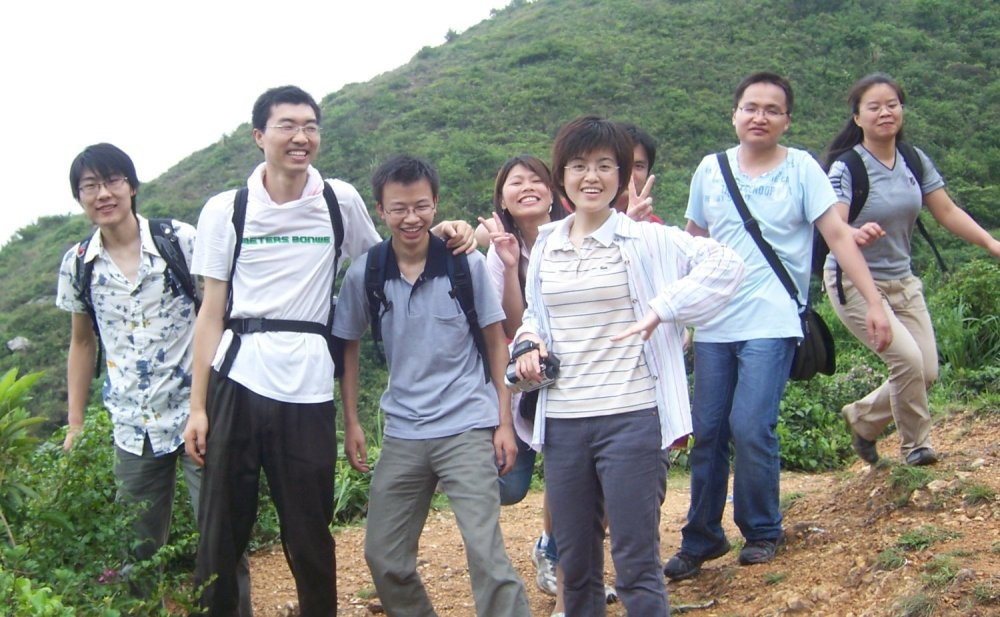
%> input picture images/people.jpg, 1000 x 617 px
$ octave P2_A_3_Program_to_perform_Log_transformation_in_matlab.m   (GNU Octave 9; MATLAB toolbox functions it lacks are replaced by stand-ins)
%> lines starting %> are read from the running program, lines starting %| are printed output that depends on the picture
a=imread('C:\Users\SIACLAB03PC04\Desktop\DIP\IPCV-4.1.2-win64-61-bin\IPCV\images\people.jpg')
%> a is the input picture: size 617x1000x3 uint8; mean R, G, B 139.5, 143, 137
subplot(2,2,1)
imshow(a);
title 'Original Image'
b=im2double(a)
s=(1*log(1+b))*256;
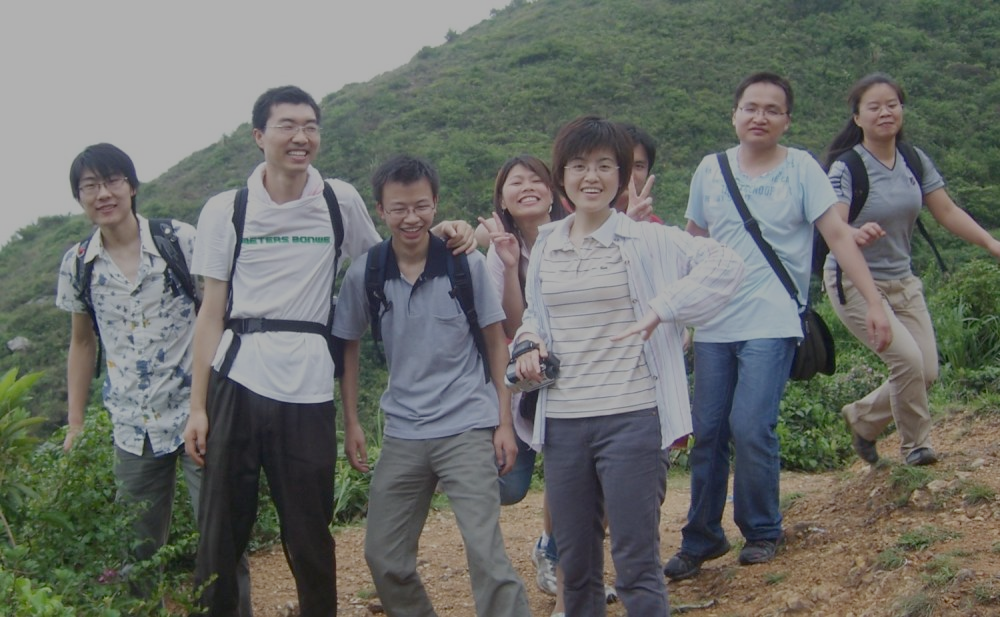
%> s: size 617x1000x3 double; mean R, G, B 107.9, 110.6, 106.1
s1=uint8(s)
subplot(2,2,2)
imshow(s1);
title 'c=1'

sp=(2*log(1+b))*256;
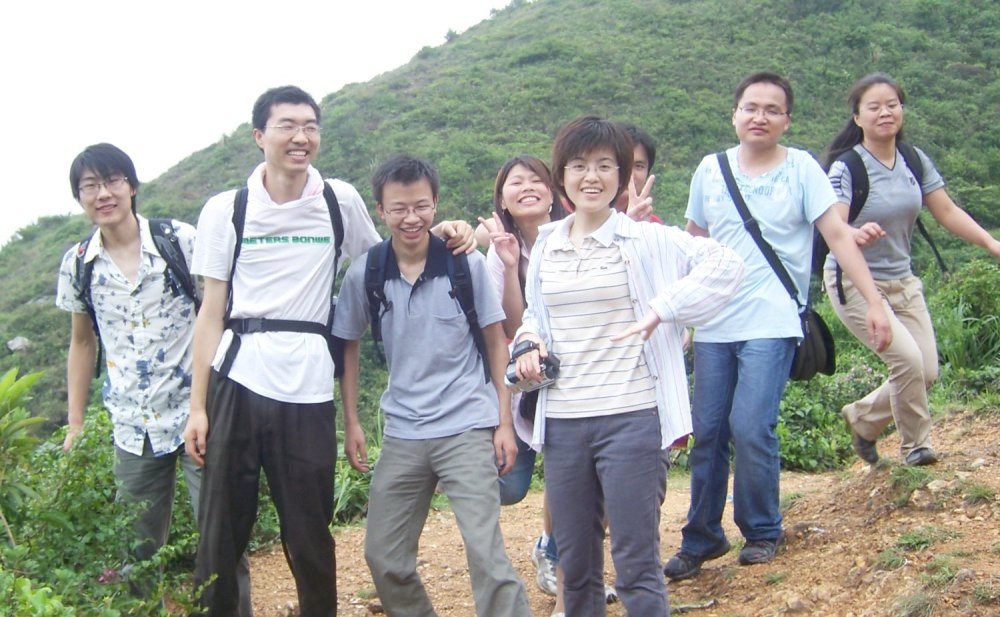
%> sp: size 617x1000x3 double; mean R, G, B 215.7, 221.1, 212.2; drawn with min black and max white
s2=uint8(sp)
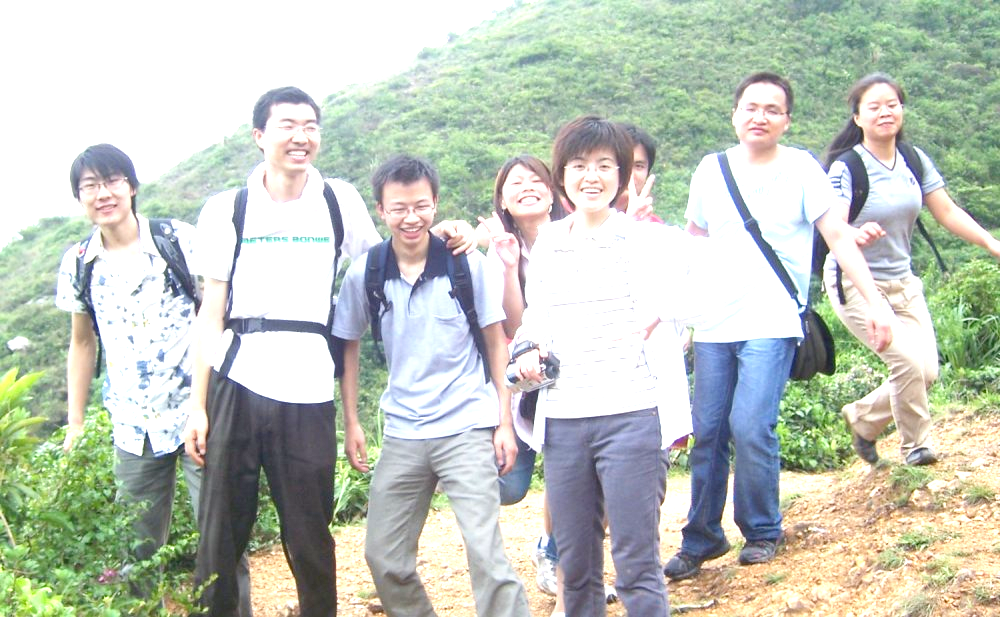
%> s2: size 617x1000x3 uint8; mean R, G, B 193.6, 200.1, 189.6
subplot(2,2,3)
imshow(s2);
title 'c=2'

sp2=(3*log(1+b))*256;
s3=uint8(sp2)
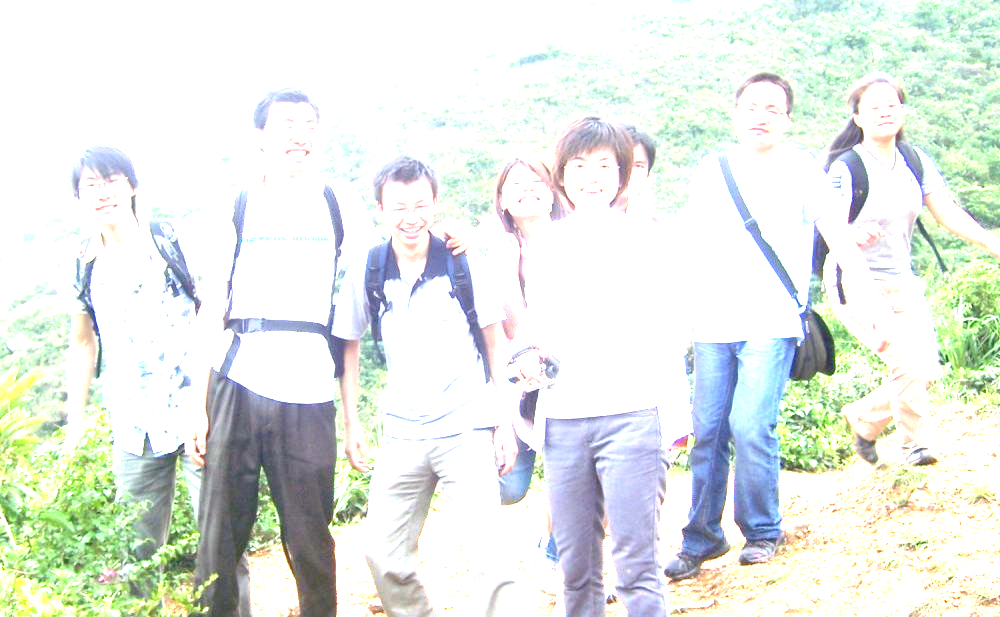
%> s3: size 617x1000x3 uint8; mean R, G, B 228.8, 234.7, 229.3
subplot(2,2,4)
imshow(s3);
title 'c=3'

a2=input('enter value a');
%> the answer given: 3
ga2=input('enter value gamma');
%> the answer given: 2
sp=(a2*(b.^ga2))*256;
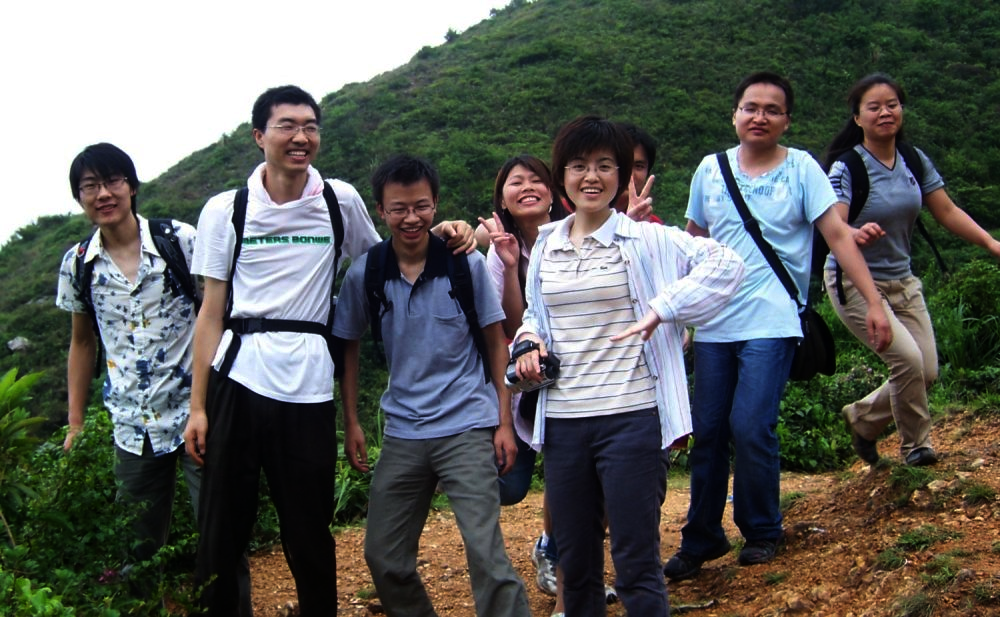
%> sp: size 617x1000x3 double; mean R, G, B 285, 291.1, 279.5; drawn with min black and max white
s2=uint8(sp);
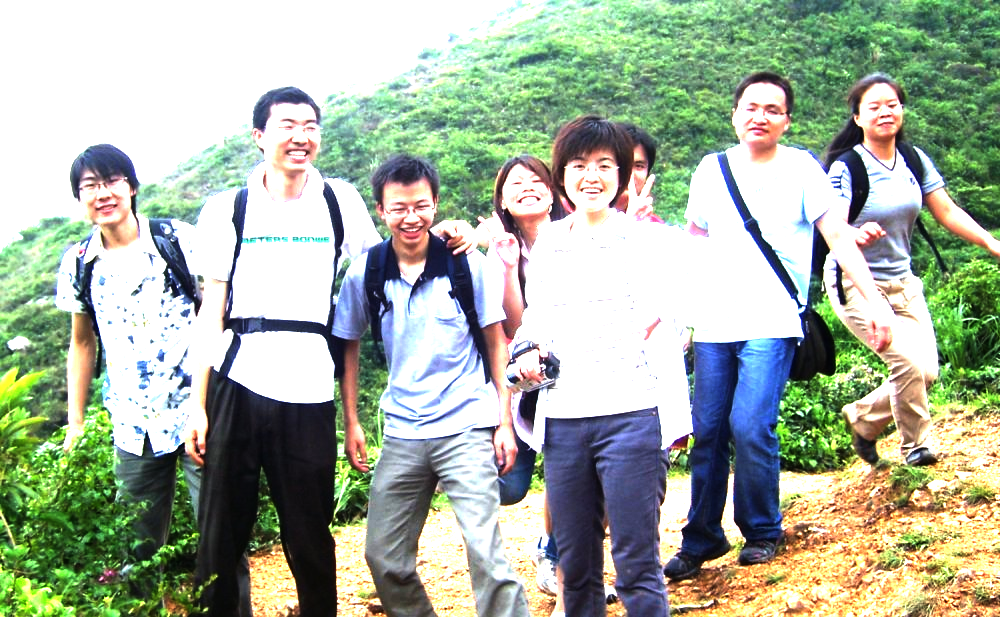
%> s2: size 617x1000x3 uint8; mean R, G, B 167.3, 177.9, 160.6
subplot(2,2,3);
imshow(s2);
title 'Image 2';

%%%%%%%%%%%%
a3=input('enter value a');
%> the answer given: 3
ga3=input('enter value gamma');
%> the answer given: 2
sp2=(a3*(b.^ga3))*256;
s3=uint8(sp2);
subplot(2,2,4);
imshow(s3);
title 'Image 3';

$ run again, with images/coins2.jpg copied over images/people.jpg
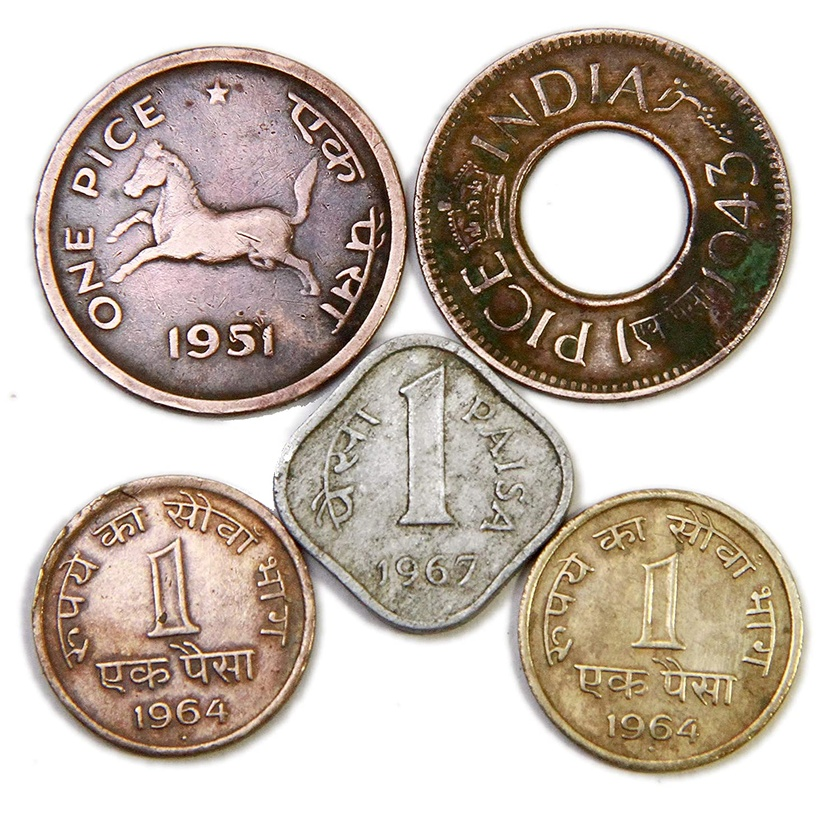
%> input picture images/coins2.jpg, 840 x 840 px, shrunk from 1500 x 1500 before the run
%> a is the input picture: size 840x840x3 uint8; mean R, G, B 195.6, 183.6, 173.2
%> `sp=(a2*(b.^ga2))*256;`:
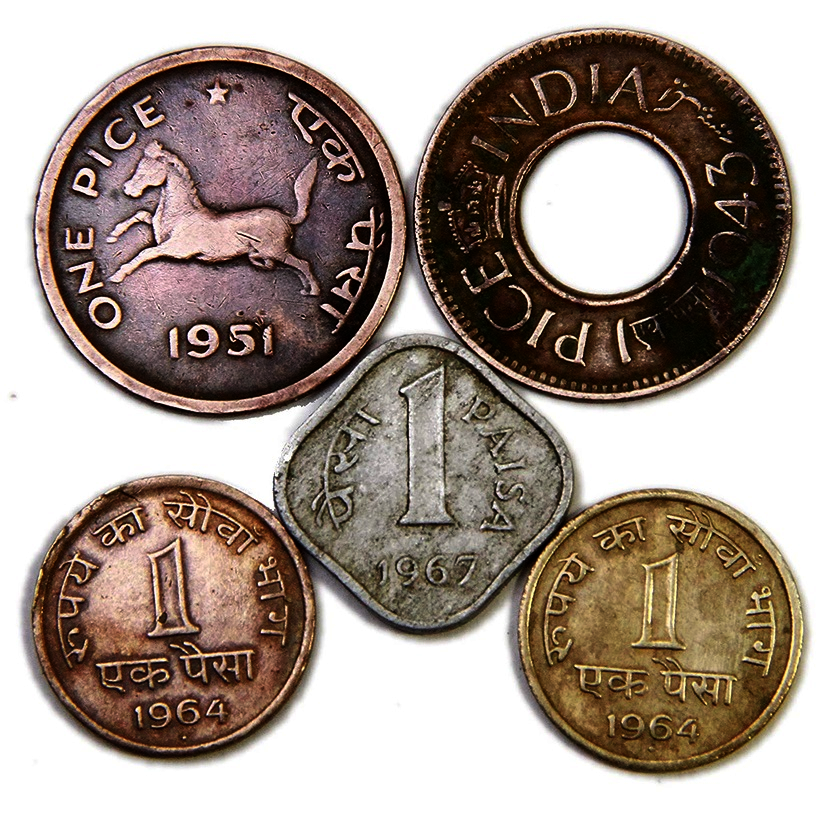
%> sp: size 840x840x3 double; mean R, G, B 503.7, 464.3, 437.9; drawn with min black and max white
%> `s2=uint8(sp);`:
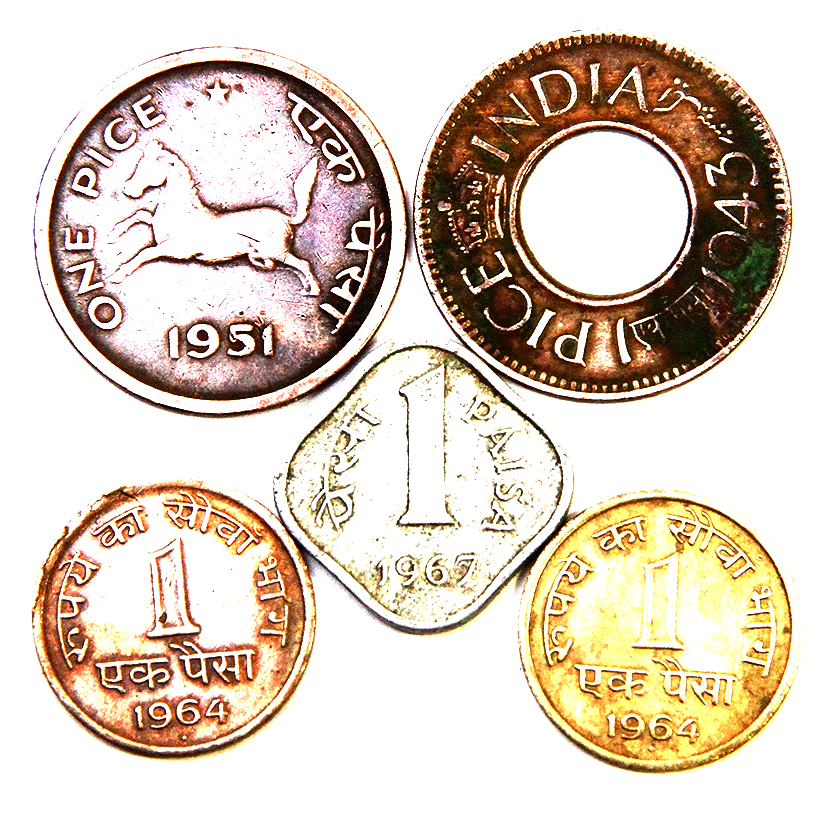
%> s2: size 840x840x3 uint8; mean R, G, B 221.9, 207.9, 193.6

$ run again, with images/leaf2.jpg copied over images/people.jpg
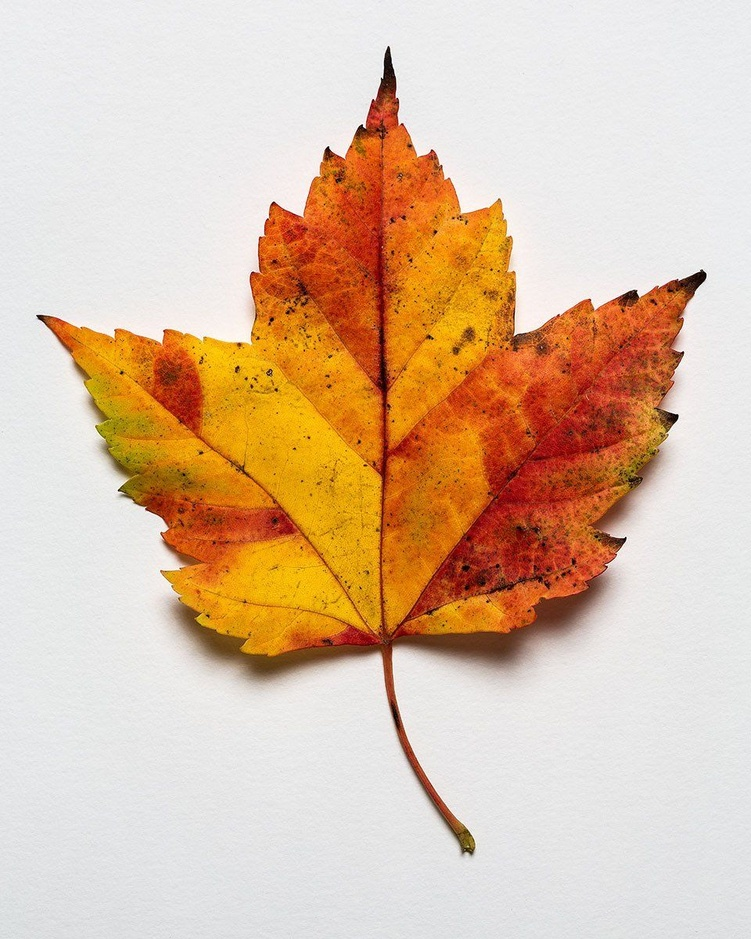
%> input picture images/leaf2.jpg, 751 x 939 px, shrunk from 960 x 1200 before the run
%> a is the input picture: size 939x751x3 uint8; mean R, G, B 221.2, 192.7, 168.1
%> `sp=(a2*(b.^ga2))*256;`:
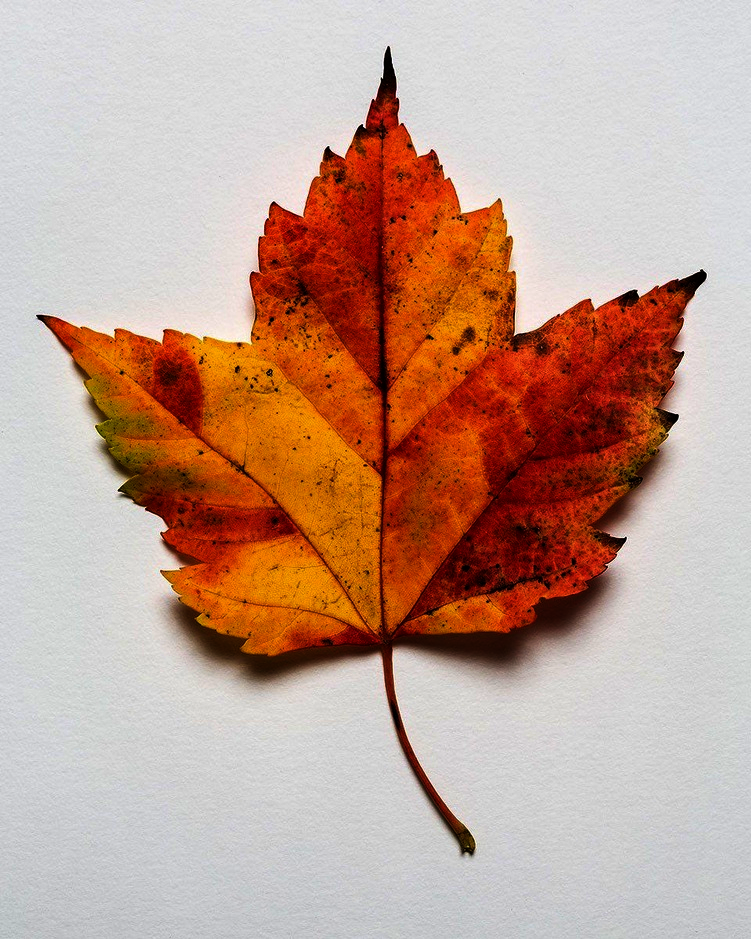
%> sp: size 939x751x3 double; mean R, G, B 588.4, 488.1, 445.5; drawn with min black and max white
%> `s2=uint8(sp);`:
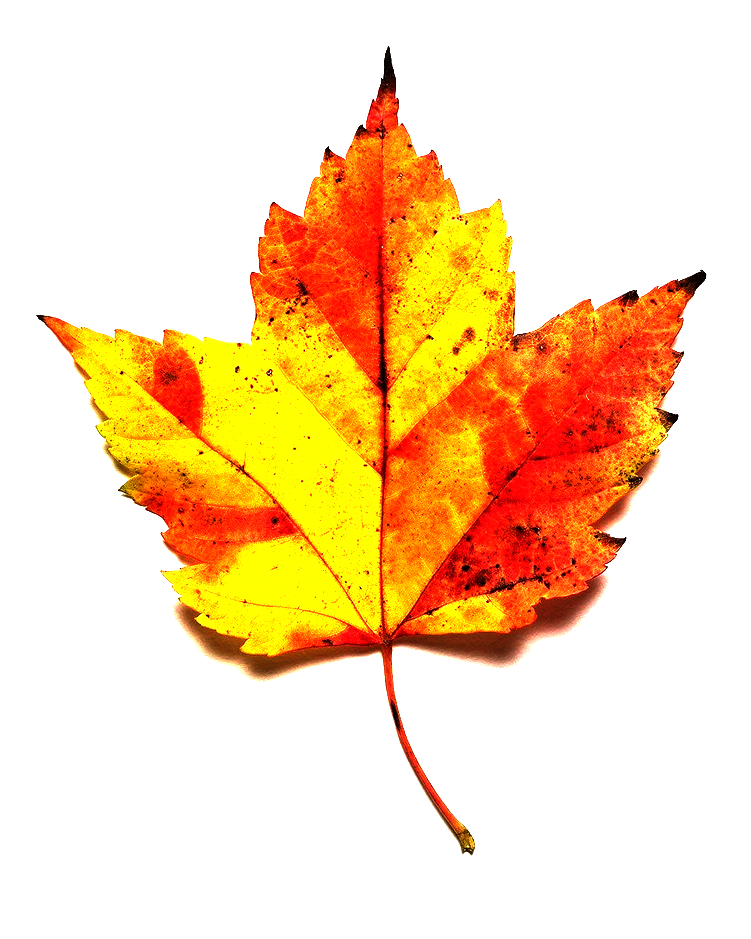
%> s2: size 939x751x3 uint8; mean R, G, B 251, 219.1, 181
